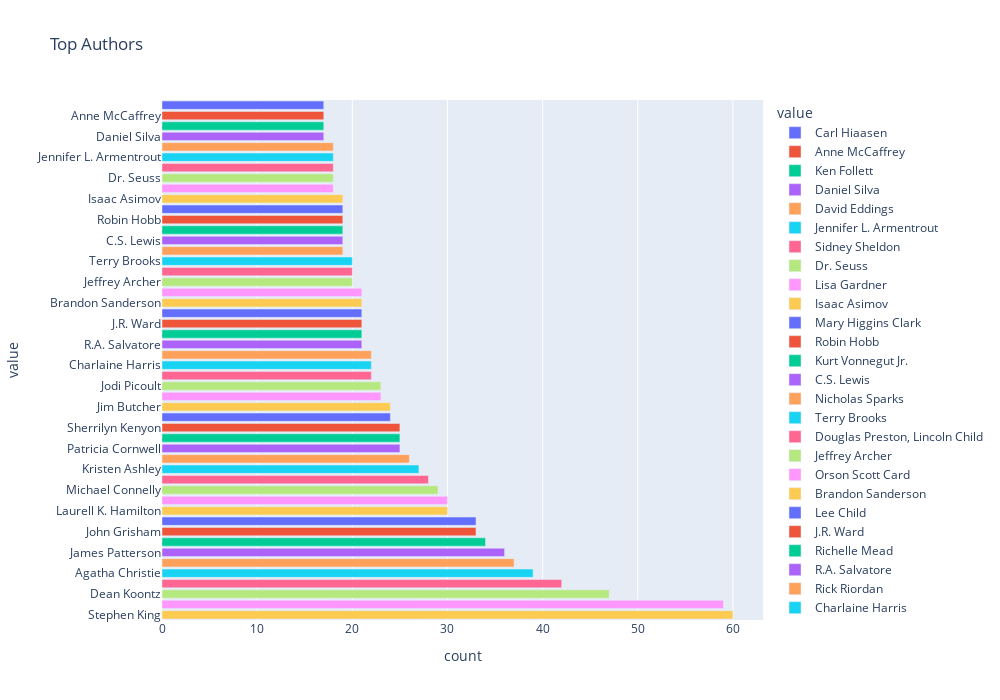

Notebook code cell kept with this figure:
### Code cell
top_author_counts = books_data['authors'].value_counts().reset_index()
top_author_counts.columns = ['value', 'count']
top_author_counts['value'] = top_author_counts['value']
top_author_counts = top_author_counts.sort_values('count')
fig = px.bar(top_author_counts.tail(50), x="count", y="value", title='Top Authors', orientation='h', color='value',
             width=1000, height=700)
fig.show()

### Figure 1 — Plotly figure (JSON) as saved in the notebook; plotly's stock layout.template omitted (floating-point values rounded to 4 significant figures)
{"data": [{"alignmentgroup": "True", "hovertemplate": "value=%{y}<br>count=%{x}<extra></extra>", "legendgroup": "Carl Hiaasen", "marker": {"color": "#636efa"}, "name": "Carl Hiaasen", "offsetgroup": "Carl Hiaasen", "orientation": "h", "showlegend": true, "textposition": "auto", "type": "bar", "x": [17], "xaxis": "x", "y": ["Carl Hiaasen"], "yaxis": "y"}, {"alignmentgroup": "True", "hovertemplate": "value=%{y}<br>count=%{x}<extra></extra>", "legendgroup": "Anne McCaffrey", "marker": {"color": "#EF553B"}, "name": "Anne McCaffrey", "offsetgroup": "Anne McCaffrey", "orientation": "h", "showlegend": true, "textposition": "auto", "type": "bar", "x": [17], "xaxis": "x", "y": ["Anne McCaffrey"], "yaxis": "y"}, {"alignmentgroup": "True", "hovertemplate": "value=%{y}<br>count=%{x}<extra></extra>", "legendgroup": "Ken Follett", "marker": {"color": "#00cc96"}, "name": "Ken Follett", "offsetgroup": "Ken Follett", "orientation": "h", "showlegend": true, "textposition": "auto", "type": "bar", "x": [17], "xaxis": "x", "y": ["Ken Follett"], "yaxis": "y"}, {"alignmentgroup": "True", "hovertemplate": "value=%{y}<br>count=%{x}<extra></extra>", "legendgroup": "Daniel Silva", "marker": {"color": "#ab63fa"}, "name": "Daniel Silva", "offsetgroup": "Daniel Silva", "orientation": "h", "showlegend": true, "textposition": "auto", "type": "bar", "x": [17], "xaxis": "x", "y": ["Daniel Silva"], "yaxis": "y"}, {"alignmentgroup": "True", "hovertemplate": "value=%{y}<br>count=%{x}<extra></extra>", "legendgroup": "David Eddings", "marker": {"color": "#FFA15A"}, "name": "David Eddings", "offsetgroup": "David Eddings", "orientation": "h", "showlegend": true, "textposition": "auto", "type": "bar", "x": [18], "xaxis": "x", "y": ["David Eddings"], "yaxis": "y"}, {"alignmentgroup": "True", "hovertemplate": "value=%{y}<br>count=%{x}<extra></extra>", "legendgroup": "Jennifer L. Armentrout", "marker": {"color": "#19d3f3"}, "name": "Jennifer L. Armentrout", "offsetgroup": "Jennifer L. Armentrout", "orientation": "h", "showlegend": true, "textposition": "auto", "type": "bar", "x": [18], "xaxis": "x", "y": ["Jennifer L. Armentrout"], "yaxis": "y"}, {"alignmentgroup": "True", "hovertemplate": "value=%{y}<br>count=%{x}<extra></extra>", "legendgroup": "Sidney Sheldon", "marker": {"color": "#FF6692"}, "name": "Sidney Sheldon", "offsetgroup": "Sidney Sheldon", "orientation": "h", "showlegend": true, "textposition": "auto", "type": "bar", "x": [18], "xaxis": "x", "y": ["Sidney Sheldon"], "yaxis": "y"}, {"alignmentgroup": "True", "hovertemplate": "value=%{y}<br>count=%{x}<extra></extra>", "legendgroup": "Dr. Seuss", "marker": {"color": "#B6E880"}, "name": "Dr. Seuss", "offsetgroup": "Dr. Seuss", "orientation": "h", "showlegend": true, "textposition": "auto", "type": "bar", "x": [18], "xaxis": "x", "y": ["Dr. Seuss"], "yaxis": "y"}, {"alignmentgroup": "True", "hovertemplate": "value=%{y}<br>count=%{x}<extra></extra>", "legendgroup": "Lisa Gardner", "marker": {"color": "#FF97FF"}, "name": "Lisa Gardner", "offsetgroup": "Lisa Gardner", "orientation": "h", "showlegend": true, "textposition": "auto", "type": "bar", "x": [18], "xaxis": "x", "y": ["Lisa Gardner"], "yaxis": "y"}, {"alignmentgroup": "True", "hovertemplate": "value=%{y}<br>count=%{x}<extra></extra>", "legendgroup": "Isaac Asimov", "marker": {"color": "#FECB52"}, "name": "Isaac Asimov", "offsetgroup": "Isaac Asimov", "orientation": "h", "showlegend": true, "textposition": "auto", "type": "bar", "x": [19], "xaxis": "x", "y": ["Isaac Asimov"], "yaxis": "y"}, {"alignmentgroup": "True", "hovertemplate": "value=%{y}<br>count=%{x}<extra></extra>", "legendgroup": "Mary Higgins Clark", "marker": {"color": "#636efa"}, "name": "Mary Higgins Clark", "offsetgroup": "Mary Higgins Clark", "orientation": "h", "showlegend": true, "textposition": "auto", "type": "bar", "x": [19], "xaxis": "x", "y": ["Mary Higgins Clark"], "yaxis": "y"}, {"alignmentgroup": "True", "hovertemplate": "value=%{y}<br>count=%{x}<extra></extra>", "legendgroup": "Robin Hobb", "marker": {"color": "#EF553B"}, "name": "Robin Hobb", "offsetgroup": "Robin Hobb", "orientation": "h", "showlegend": true, "textposition": "auto", "type": "bar", "x": [19], "xaxis": "x", "y": ["Robin Hobb"], "yaxis": "y"}, {"alignmentgroup": "True", "hovertemplate": "value=%{y}<br>count=%{x}<extra></extra>", "legendgroup": "Kurt Vonnegut Jr.", "marker": {"color": "#00cc96"}, "name": "Kurt Vonnegut Jr.", "offsetgroup": "Kurt Vonnegut Jr.", "orientation": "h", "showlegend": true, "textposition": "auto", "type": "bar", "x": [19], "xaxis": "x", "y": ["Kurt Vonnegut Jr."], "yaxis": "y"}, {"alignmentgroup": "True", "hovertemplate": "value=%{y}<br>count=%{x}<extra></extra>", "legendgroup": "C.S. Lewis", "marker": {"color": "#ab63fa"}, "name": "C.S. Lewis", "offsetgroup": "C.S. Lewis", "orientation": "h", "showlegend": true, "textposition": "auto", "type": "bar", "x": [19], "xaxis": "x", "y": ["C.S. Lewis"], "yaxis": "y"}, {"alignmentgroup": "True", "hovertemplate": "value=%{y}<br>count=%{x}<extra></extra>", "legendgroup": "Nicholas Sparks", "marker": {"color": "#FFA15A"}, "name": "Nicholas Sparks", "offsetgroup": "Nicholas Sparks", "orientation": "h", "showlegend": true, "textposition": "auto", "type": "bar", "x": [19], "xaxis": "x", "y": ["Nicholas Sparks"], "yaxis": "y"}, {"alignmentgroup": "True", "hovertemplate": "value=%{y}<br>count=%{x}<extra></extra>", "legendgroup": "Terry Brooks", "marker": {"color": "#19d3f3"}, "name": "Terry Brooks", "offsetgroup": "Terry Brooks", "orientation": "h", "showlegend": true, "textposition": "auto", "type": "bar", "x": [20], "xaxis": "x", "y": ["Terry Brooks"], "yaxis": "y"}, {"alignmentgroup": "True", "hovertemplate": "value=%{y}<br>count=%{x}<extra></extra>", "legendgroup": "Douglas Preston, Lincoln Child", "marker": {"color": "#FF6692"}, "name": "Douglas Preston, Lincoln Child", "offsetgroup": "Douglas Preston, Lincoln Child", "orientation": "h", "showlegend": true, "textposition": "auto", "type": "bar", "x": [20], "xaxis": "x", "y": ["Douglas Preston, Lincoln Child"], "yaxis": "y"}, {"alignmentgroup": "True", "hovertemplate": "value=%{y}<br>count=%{x}<extra></extra>", "legendgroup": "Jeffrey Archer", "marker": {"color": "#B6E880"}, "name": "Jeffrey Archer", "offsetgroup": "Jeffrey Archer", "orientation": "h", "showlegend": true, "textposition": "auto", "type": "bar", "x": [20], "xaxis": "x", "y": ["Jeffrey Archer"], "yaxis": "y"}, {"alignmentgroup": "True", "hovertemplate": "value=%{y}<br>count=%{x}<extra></extra>", "legendgroup": "Orson Scott Card", "marker": {"color": "#FF97FF"}, "name": "Orson Scott Card", "offsetgroup": "Orson Scott Card", "orientation": "h", "showlegend": true, "textposition": "auto", "type": "bar", "x": [21], "xaxis": "x", "y": ["Orson Scott Card"], "yaxis": "y"}, {"alignmentgroup": "True", "hovertemplate": "value=%{y}<br>count=%{x}<extra></extra>", "legendgroup": "Brandon Sanderson", "marker": {"color": "#FECB52"}, "name": "Brandon Sanderson", "offsetgroup": "Brandon Sanderson", "orientation": "h", "showlegend": true, "textposition": "auto", "type": "bar", "x": [21], "xaxis": "x", "y": ["Brandon Sanderson"], "yaxis": "y"}, {"alignmentgroup": "True", "hovertemplate": "value=%{y}<br>count=%{x}<extra></extra>", "legendgroup": "Lee Child", "marker": {"color": "#636efa"}, "name": "Lee Child", "offsetgroup": "Lee Child", "orientation": "h", "showlegend": true, "textposition": "auto", "type": "bar", "x": [21], "xaxis": "x", "y": ["Lee Child"], "yaxis": "y"}, {"alignmentgroup": "True", "hovertemplate": "value=%{y}<br>count=%{x}<extra></extra>", "legendgroup": "J.R. Ward", "marker": {"color": "#EF553B"}, "name": "J.R. Ward", "offsetgroup": "J.R. Ward", "orientation": "h", "showlegend": true, "textposition": "auto", "type": "bar", "x": [21], "xaxis": "x", "y": ["J.R. Ward"], "yaxis": "y"}, {"alignmentgroup": "True", "hovertemplate": "value=%{y}<br>count=%{x}<extra></extra>", "legendgroup": "Richelle Mead", "marker": {"color": "#00cc96"}, "name": "Richelle Mead", "offsetgroup": "Richelle Mead", "orientation": "h", "showlegend": true, "textposition": "auto", "type": "bar", "x": [21], "xaxis": "x", "y": ["Richelle Mead"], "yaxis": "y"}, {"alignmentgroup": "True", "hovertemplate": "value=%{y}<br>count=%{x}<extra></extra>", "legendgroup": "R.A. Salvatore", "marker": {"color": "#ab63fa"}, "name": "R.A. Salvatore", "offsetgroup": "R.A. Salvatore", "orientation": "h", "showlegend": true, "textposition": "auto", "type": "bar", "x": [21], "xaxis": "x", "y": ["R.A. Salvatore"], "yaxis": "y"}, {"alignmentgroup": "True", "hovertemplate": "value=%{y}<br>count=%{x}<extra></extra>", "legendgroup": "Rick Riordan", "marker": {"color": "#FFA15A"}, "name": "Rick Riordan", "offsetgroup": "Rick Riordan", "orientation": "h", "showlegend": true, "textposition": "auto", "type": "bar", "x": [22], "xaxis": "x", "y": ["Rick Riordan"], "yaxis": "y"}, {"alignmentgroup": "True", "hovertemplate": "value=%{y}<br>count=%{x}<extra></extra>", "legendgroup": "Charlaine Harris", "marker": {"color": "#19d3f3"}, "name": "Charlaine Harris", "offsetgroup": "Charlaine Harris", "orientation": "h", "showlegend": true, "textposition": "auto", "type": "bar", "x": [22], "xaxis": "x", "y": ["Charlaine Harris"], "yaxis": "y"}, {"alignmentgroup": "True", "hovertemplate": "value=%{y}<br>count=%{x}<extra></extra>", "legendgroup": "Abbi Glines", "marker": {"color": "#FF6692"}, "name": "Abbi Glines", "offsetgroup": "Abbi Glines", "orientation": "h", "showlegend": true, "textposition": "auto", "type": "bar", "x": [22], "xaxis": "x", "y": ["Abbi Glines"], "yaxis": "y"}, {"alignmentgroup": "True", "hovertemplate": "value=%{y}<br>count=%{x}<extra></extra>", "legendgroup": "Jodi Picoult", "marker": {"color": "#B6E880"}, "name": "Jodi Picoult", "offsetgroup": "Jodi Picoult", "orientation": "h", "showlegend": true, "textposition": "auto", "type": "bar", "x": [23], "xaxis": "x", "y": ["Jodi Picoult"], "yaxis": "y"}, {"alignmentgroup": "True", "hovertemplate": "value=%{y}<br>count=%{x}<extra></extra>", "legendgroup": "Anne Rice", "marker": {"color": "#FF97FF"}, "name": "Anne Rice", "offsetgroup": "Anne Rice", "orientation": "h", "showlegend": true, "textposition": "auto", "type": "bar", "x": [23], "xaxis": "x", "y": ["Anne Rice"], "yaxis": "y"}, {"alignmentgroup": "True", "hovertemplate": "value=%{y}<br>count=%{x}<extra></extra>", "legendgroup": "Jim Butcher", "marker": {"color": "#FECB52"}, "name": "Jim Butcher", "offsetgroup": "Jim Butcher", "orientation": "h", "showlegend": true, "textposition": "auto", "type": "bar", "x": [24], "xaxis": "x", "y": ["Jim Butcher"], "yaxis": "y"}, {"alignmentgroup": "True", "hovertemplate": "value=%{y}<br>count=%{x}<extra></extra>", "legendgroup": "Sue Grafton", "marker": {"color": "#636efa"}, "name": "Sue Grafton", "offsetgroup": "Sue Grafton", "orientation": "h", "showlegend": true, "textposition": "auto", "type": "bar", "x": [24], "xaxis": "x", "y": ["Sue Grafton"], "yaxis": "y"}, {"alignmentgroup": "True", "hovertemplate": "value=%{y}<br>count=%{x}<extra></extra>", "legendgroup": "Sherrilyn Kenyon", "marker": {"color": "#EF553B"}, "name": "Sherrilyn Kenyon", "offsetgroup": "Sherrilyn Kenyon", "orientation": "h", "showlegend": true, "textposition": "auto", "type": "bar", "x": [25], "xaxis": "x", "y": ["Sherrilyn Kenyon"], "yaxis": "y"}, {"alignmentgroup": "True", "hovertemplate": "value=%{y}<br>count=%{x}<extra></extra>", "legendgroup": "Harlan Coben", "marker": {"color": "#00cc96"}, "name": "Harlan Coben", "offsetgroup": "Harlan Coben", "orientation": "h", "showlegend": true, "textposition": "auto", "type": "bar", "x": [25], "xaxis": "x", "y": ["Harlan Coben"], "yaxis": "y"}, {"alignmentgroup": "True", "hovertemplate": "value=%{y}<br>count=%{x}<extra></extra>", "legendgroup": "Patricia Cornwell", "marker": {"color": "#ab63fa"}, "name": "Patricia Cornwell", "offsetgroup": "Patricia Cornwell", "orientation": "h", "showlegend": true, "textposition": "auto", "type": "bar", "x": [25], "xaxis": "x", "y": ["Patricia Cornwell"], "yaxis": "y"}, {"alignmentgroup": "True", "hovertemplate": "value=%{y}<br>count=%{x}<extra></extra>", "legendgroup": "Tamora Pierce", "marker": {"color": "#FFA15A"}, "name": "Tamora Pierce", "offsetgroup": "Tamora Pierce", "orientation": "h", "showlegend": true, "textposition": "auto", "type": "bar", "x": [26], "xaxis": "x", "y": ["Tamora Pierce"], "yaxis": "y"}, {"alignmentgroup": "True", "hovertemplate": "value=%{y}<br>count=%{x}<extra></extra>", "legendgroup": "Kristen Ashley", "marker": {"color": "#19d3f3"}, "name": "Kristen Ashley", "offsetgroup": "Kristen Ashley", "orientation": "h", "showlegend": true, "textposition": "auto", "type": "bar", "x": [27], "xaxis": "x", "y": ["Kristen Ashley"], "yaxis": "y"}, {"alignmentgroup": "True", "hovertemplate": "value=%{y}<br>count=%{x}<extra></extra>", "legendgroup": "John Sandford", "marker": {"color": "#FF6692"}, "name": "John Sandford", "offsetgroup": "John Sandford", "orientation": "h", "showlegend": true, "textposition": "auto", "type": "bar", "x": [28], "xaxis": "x", "y": ["John Sandford"], "yaxis": "y"}, {"alignmentgroup": "True", "hovertemplate": "value=%{y}<br>count=%{x}<extra></extra>", "legendgroup": "Michael Connelly", "marker": {"color": "#B6E880"}, "name": "Michael Connelly", "offsetgroup": "Michael Connelly", "orientation": "h", "showlegend": true, "textposition": "auto", "type": "bar", "x": [29], "xaxis": "x", "y": ["Michael Connelly"], "yaxis": "y"}, {"alignmentgroup": "True", "hovertemplate": "value=%{y}<br>count=%{x}<extra></extra>", "legendgroup": "Janet Evanovich", "marker": {"color": "#FF97FF"}, "name": "Janet Evanovich", "offsetgroup": "Janet Evanovich", "orientation": "h", "showlegend": true, "textposition": "auto", "type": "bar", "x": [30], "xaxis": "x", "y": ["Janet Evanovich"], "yaxis": "y"}, {"alignmentgroup": "True", "hovertemplate": "value=%{y}<br>count=%{x}<extra></extra>", "legendgroup": "Laurell K. Hamilton", "marker": {"color": "#FECB52"}, "name": "Laurell K. Hamilton", "offsetgroup": "Laurell K. Hamilton", "orientation": "h", "showlegend": true, "textposition": "auto", "type": "bar", "x": [30], "xaxis": "x", "y": ["Laurell K. Hamilton"], "yaxis": "y"}, {"alignmentgroup": "True", "hovertemplate": "value=%{y}<br>count=%{x}<extra></extra>", "legendgroup": "J.D. Robb", "marker": {"color": "#636efa"}, "name": "J.D. Robb", "offsetgroup": "J.D. Robb", "orientation": "h", "showlegend": true, "textposition": "auto", "type": "bar", "x": [33], "xaxis": "x", "y": ["J.D. Robb"], "yaxis": "y"}, {"alignmentgroup": "True", "hovertemplate": "value=%{y}<br>count=%{x}<extra></extra>", "legendgroup": "John Grisham", "marker": {"color": "#EF553B"}, "name": "John Grisham", "offsetgroup": "John Grisham", "orientation": "h", "showlegend": true, "textposition": "auto", "type": "bar", "x": [33], "xaxis": "x", "y": ["John Grisham"], "yaxis": "y"}, {"alignmentgroup": "True", "hovertemplate": "value=%{y}<br>count=%{x}<extra></extra>", "legendgroup": "David Baldacci", "marker": {"color": "#00cc96"}, "name": "David Baldacci", "offsetgroup": "David Baldacci", "orientation": "h", "showlegend": true, "textposition": "auto", "type": "bar", "x": [34], "xaxis": "x", "y": ["David Baldacci"], "yaxis": "y"}, {"alignmentgroup": "True", "hovertemplate": "value=%{y}<br>count=%{x}<extra></extra>", "legendgroup": "James Patterson", "marker": {"color": "#ab63fa"}, "name": "James Patterson", "offsetgroup": "James Patterson", "orientation": "h", "showlegend": true, "textposition": "auto", "type": "bar", "x": [36], "xaxis": "x", "y": ["James Patterson"], "yaxis": "y"}, {"alignmentgroup": "True", "hovertemplate": "value=%{y}<br>count=%{x}<extra></extra>", "legendgroup": "Meg Cabot", "marker": {"color": "#FFA15A"}, "name": "Meg Cabot", "offsetgroup": "Meg Cabot", "orientation": "h", "showlegend": true, "textposition": "auto", "type": "bar", "x": [37], "xaxis": "x", "y": ["Meg Cabot"], "yaxis": "y"}, {"alignmentgroup": "True", "hovertemplate": "value=%{y}<br>count=%{x}<extra></extra>", "legendgroup": "Agatha Christie", "marker": {"color": "#19d3f3"}, "name": "Agatha Christie", "offsetgroup": "Agatha Christie", "orientation": "h", "showlegend": true, "textposition": "auto", "type": "bar", "x": [39], "xaxis": "x", "y": ["Agatha Christie"], "yaxis": "y"}, {"alignmentgroup": "True", "hovertemplate": "value=%{y}<br>count=%{x}<extra></extra>", "legendgroup": "Terry Pratchett", "marker": {"color": "#FF6692"}, "name": "Terry Pratchett", "offsetgroup": "Terry Pratchett", "orientation": "h", "showlegend": true, "textposition": "auto", "type": "bar", "x": [42], "xaxis": "x", "y": ["Terry Pratchett"], "yaxis": "y"}, {"alignmentgroup": "True", "hovertemplate": "value=%{y}<br>count=%{x}<extra></extra>", "legendgroup": "Dean Koontz", "marker": {"color": "#B6E880"}, "name": "Dean Koontz", "offsetgroup": "Dean Koontz", "orientation": "h", "showlegend": true, "textposition": "auto", "type": "bar", "x": [47], "xaxis": "x", "y": ["Dean Koontz"], "yaxis": "y"}, {"alignmentgroup": "True", "hovertemplate": "value=%{y}<br>count=%{x}<extra></extra>", "legendgroup": "Nora Roberts", "marker": {"color": "#FF97FF"}, "name": "Nora Roberts", "offsetgroup": "Nora Roberts", "orientation": "h", "showlegend": true, "textposition": "auto", "type": "bar", "x": [59], "xaxis": "x", "y": ["Nora Roberts"], "yaxis": "y"}, {"alignmentgroup": "True", "hovertemplate": "value=%{y}<br>count=%{x}<extra></extra>", "legendgroup": "Stephen King", "marker": {"color": "#FECB52"}, "name": "Stephen King", "offsetgroup": "Stephen King", "orientation": "h", "showlegend": true, "textposition": "auto", "type": "bar", "x": [60], "xaxis": "x", "y": ["Stephen King"], "yaxis": "y"}], "layout": {"barmode": "relative", "height": 700, "legend": {"title": {"text": "value"}, "tracegroupgap": 0}, "title": {"text": "Top Authors"}, "width": 1000, "xaxis": {"anchor": "y", "domain": [0, 1], "title": {"text": "count"}}, "yaxis": {"anchor": "x", "categoryarray": ["Stephen King", "Nora Roberts", "Dean Koontz", "Terry Pratchett", "Agatha Christie", "Meg Cabot", "James Patterson", "David Baldacci", "John Grisham", "J.D. Robb", "Laurell K. Hamilton", "Janet Evanovich", "Michael Connelly", "John Sandford", "Kristen Ashley", "Tamora Pierce", "Patricia Cornwell", "Harlan Coben", "Sherrilyn Kenyon", "Sue Grafton", "Jim Butcher", "Anne Rice", "Jodi Picoult", "Abbi Glines", "Charlaine Harris", "Rick Riordan", "R.A. Salvatore", "Richelle Mead", "J.R. Ward", "Lee Child", "Brandon Sanderson", "Orson Scott Card", "Jeffrey Archer", "Douglas Preston, Lincoln Child", "Terry Brooks", "Nicholas Sparks", "C.S. Lewis", "Kurt Vonnegut Jr.", "Robin Hobb", "Mary Higgins Clark", "Isaac Asimov", "Lisa Gardner", "Dr. Seuss", "Sidney Sheldon", "Jennifer L. Armentrout", "David Eddings", "Daniel Silva", "Ken Follett", "Anne McCaffrey", "Carl Hiaasen"], "categoryorder": "array", "domain": [0, 1], "title": {"text": "value"}}}}
